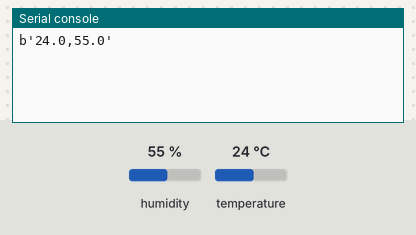
The program below on a simulated ESP32 board running MicroPython. On the bench: the last lines printed to the serial console. Inputs (shaded band) come from the test bench; at power-on: humidity 55 %, temperature 24 °C. No MQTT or app messages arrive unless stated.

Above: at 1.3 s.
1.4 s: humidity set to 22 %
At 4.7 s:
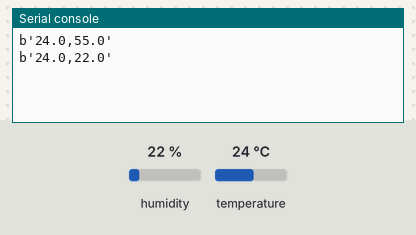
6.4 s: temperature set to 12 °C
At 8.6 s:
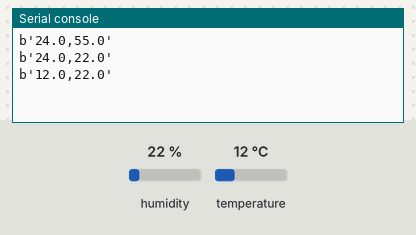
11.4 s: humidity set to 40 %
At 13.7 s:
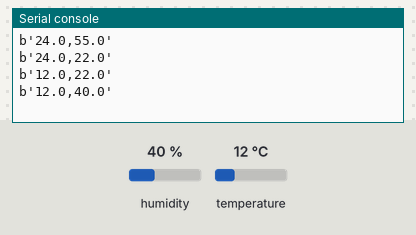
Timing chart, 0 to 15.2 s (numbered marks = the images above; inputs shaded):
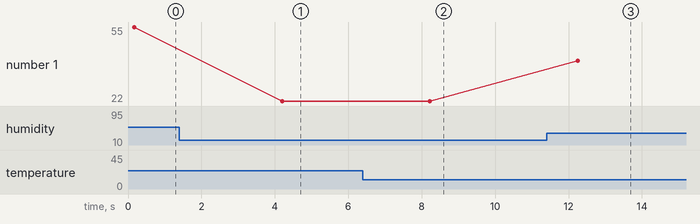

Measured:
- after the input at 1.4 s, the serial console: prints a new line after 2.8 s (image 1)
- after the input at 6.4 s, the serial console: prints a new line after 1.8 s (image 2)
- after the input at 11.4 s, the serial console: prints a new line after 0.85 s (image 3)
- plotted number 1: 55 → 22 after the input at 1.4 s, 22 → 40 after the input at 11.4 s

The program:

dht_publish.py
```python
from time import sleep
from simple_mqtt import MQTTClient
from machine import Pin
from dht import DHT22
import socket

# See https://www.youtube.com/watch?v=_vcQTyLU1WY

# your server needs a STATIC IP ADDRESS!!!

SERVER = "192.168.0.10"  # MQTT Server Address (Change to the IP address of your Pi)
CLIENT_ID = 'ESP32_DHT22_Sensor'
TOPIC = b'temp_humidity'

client = MQTTClient(CLIENT_ID, SERVER)
client.connect()   # Connect to MQTT broker

# CHECK HERE THE PIN YOU USE!!!!
# DHT-22 on GPIO 14 (input with internal pull-up resistor)
# This model of ESP8266 on D5 == GPIO 14
# on ESP32 D5 is GPIO 5
sensor = DHT22(Pin(5, Pin.IN, Pin.PULL_UP))

while True:
    try:
        sensor.measure()   # Poll sensor
        t = sensor.temperature()
        h = sensor.humidity()
        if isinstance(t, float) and isinstance(h, float):  # Confirm sensor results are numeric
            msg = (b'{0:3.1f},{1:3.1f}'.format(t, h))
            client.publish(TOPIC, msg)  # Publish sensor data to MQTT topic
            print(msg)
        else:
            print('Invalid sensor readings.')
    except OSError:
        print('Failed to read sensor.')
    sleep(4)
```
